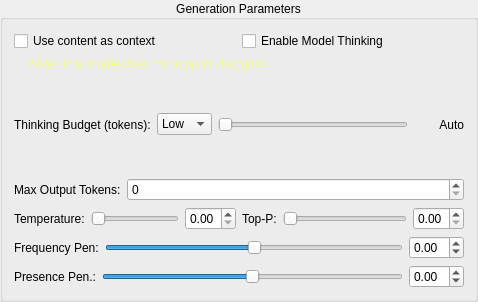
<?xml version="1.0" encoding="UTF-8"?>
<ui version="4.0">
    <class>GenerationParamsWidget</class>
    <widget class="QGroupBox" name="GenerationParamsWidget">
        <property name="geometry">
            <rect>
                <x>0</x>
                <y>0</y>
                <width>478</width>
                <height>302</height>
            </rect>
        </property>
        <property name="windowTitle">
            <string>GroupBox</string>
        </property>
        <property name="title">
            <string>Generation Parameters</string>
        </property>
        <property name="alignment">
            <set>Qt::AlignCenter</set>
        </property>
        <layout class="QGridLayout" name="gridLayout">
            <item row="0" column="0">
                <layout class="QHBoxLayout" name="horizontalLayout_2">
                    <item>
                        <widget class="QCheckBox" name="useContentContextCheck">
                            <property name="text">
                                <string>Use content as context</string>
                            </property>
                        </widget>
                    </item>
                    <item>
                        <widget class="QCheckBox" name="enable_thinking_check">
                            <property name="text">
                                <string>Enable Model Thinking</string>
                            </property>
                        </widget>
                    </item>
                </layout>
            </item>
            <item row="1" column="0">
                <widget class="QLabel" name="capability_notice_label">
                    <property name="styleSheet">
                        <string notr="true">color: #f1fa8c; font-style: italic;</string>
                    </property>
                    <property name="text">
                        <string>Note: This model does not support 'thoughts'.</string>
                    </property>
                    <property name="wordWrap">
                        <bool>true</bool>
                    </property>
                    <property name="margin">
                        <number>0</number>
                    </property>
                    <property name="indent">
                        <number>15</number>
                    </property>
                </widget>
            </item>
            <item row="2" column="0">
                <widget class="QWidget" name="thinking_budget_container" native="true">
                    <layout class="QHBoxLayout" name="horizontalLayout_3">
                        <property name="leftMargin">
                            <number>0</number>
                        </property>
                        <property name="topMargin">
                            <number>0</number>
                        </property>
                        <property name="rightMargin">
                            <number>0</number>
                        </property>
                        <property name="bottomMargin">
                            <number>0</number>
                        </property>
                        <item>
                            <widget class="QLabel" name="thinking_budget_label_for_layout">
                                <property name="text">
                                    <string>Thinking Budget (tokens):</string>
                                </property>
                            </widget>
                        </item>
                        <item>
                            <widget class="QStackedWidget" name="thinking_stacked_widget">
                                <property name="currentIndex">
                                    <number>0</number>
                                </property>
                                <widget class="QWidget" name="gemini_widget">
                                    <layout class="QHBoxLayout" name="gemini_budget_layout">
                                        <property name="leftMargin">
                                            <number>0</number>
                                        </property>
                                        <property name="topMargin">
                                            <number>0</number>
                                        </property>
                                        <property name="rightMargin">
                                            <number>0</number>
                                        </property>
                                        <property name="bottomMargin">
                                            <number>0</number>
                                        </property>
                                        <item>
                                            <widget class="QComboBox" name="gemini_level_combo">
                                                <property name="toolTip">
                                                    <string>Thinking Level (for Gemini 3+ models)</string>
                                                </property>
                                                <item>
                                                    <property name="text">
                                                        <string>Low</string>
                                                    </property>
                                                </item>
                                                <item>
                                                    <property name="text">
                                                        <string>High</string>
                                                    </property>
                                                </item>
                                            </widget>
                                        </item>
                                        <item>
                                            <widget class="QSlider" name="gemini_budget_slider">
                                                <property name="orientation">
                                                    <enum>Qt::Horizontal</enum>
                                                </property>
                                            </widget>
                                        </item>
                                        <item>
                                            <widget class="QLabel" name="gemini_budget_label">
                                                <property name="minimumSize">
                                                    <size>
                                                        <width>50</width>
                                                        <height>0</height>
                                                    </size>
                                                </property>
                                                <property name="text">
                                                    <string>Auto</string>
                                                </property>
                                                <property name="alignment">
                                                    <set>Qt::AlignRight|Qt::AlignTrailing|Qt::AlignVCenter</set>
                                                </property>
                                            </widget>
                                        </item>
                                    </layout>
                                </widget>
                                <widget class="QWidget" name="custom_widget"/>
                            </widget>
                        </item>
                    </layout>
                </widget>
            </item>
            <item row="3" column="0">
                <layout class="QVBoxLayout" name="verticalLayout_2">
                    <item>
                        <layout class="QFormLayout" name="formLayout">
                            <item row="0" column="0">
                                <widget class="QLabel" name="max_output_tokens_label">
                                    <property name="text">
                                        <string>Max Output Tokens:</string>
                                    </property>
                                </widget>
                            </item>
                            <item row="0" column="1">
                                <widget class="QSpinBox" name="max_tokens_spinbox">
                                    <property name="maximum">
                                        <number>1000000</number>
                                    </property>
                                    <property name="singleStep">
                                        <number>64</number>
                                    </property>
                                </widget>
                            </item>
                        </layout>
                    </item>
                    <item>
                        <layout class="QHBoxLayout" name="horizontalLayout">
                            <item>
                                <layout class="QFormLayout" name="formLayout_2">
                                    <item row="0" column="0">
                                        <widget class="QLabel" name="temperature_label">
                                            <property name="text">
                                                <string>Temperature:</string>
                                            </property>
                                        </widget>
                                    </item>
                                    <item row="0" column="1">
                                        <layout class="QHBoxLayout" name="temp_layout">
                                            <item>
                                                <widget class="QSlider" name="temp_slider">
                                                    <property name="maximum">
                                                        <number>200</number>
                                                    </property>
                                                    <property name="orientation">
                                                        <enum>Qt::Horizontal</enum>
                                                    </property>
                                                </widget>
                                            </item>
                                            <item>
                                                <widget class="QDoubleSpinBox" name="temp_spinbox">
                                                    <property name="decimals">
                                                        <number>2</number>
                                                    </property>
                                                    <property name="maximum">
                                                        <double>2.000000000000000</double>
                                                    </property>
                                                    <property name="singleStep">
                                                        <double>0.010000000000000</double>
                                                    </property>
                                                </widget>
                                            </item>
                                        </layout>
                                    </item>
                                </layout>
                            </item>
                            <item>
                                <layout class="QFormLayout" name="formLayout_3">
                                    <item row="0" column="0">
                                        <widget class="QLabel" name="top_p_label">
                                            <property name="text">
                                                <string>Top-P:</string>
                                            </property>
                                        </widget>
                                    </item>
                                    <item row="0" column="1">
                                        <layout class="QHBoxLayout" name="top_p_layout">
                                            <item>
                                                <widget class="QSlider" name="top_p_slider">
                                                    <property name="maximum">
                                                        <number>100</number>
                                                    </property>
                                                    <property name="orientation">
                                                        <enum>Qt::Horizontal</enum>
                                                    </property>
                                                </widget>
                                            </item>
                                            <item>
                                                <widget class="QDoubleSpinBox" name="top_p_spinbox">
                                                    <property name="decimals">
                                                        <number>2</number>
                                                    </property>
                                                    <property name="maximum">
                                                        <double>1.000000000000000</double>
                                                    </property>
                                                    <property name="singleStep">
                                                        <double>0.010000000000000</double>
                                                    </property>
                                                </widget>
                                            </item>
                                        </layout>
                                    </item>
                                </layout>
                            </item>
                        </layout>
                    </item>
                    <item>
                        <layout class="QVBoxLayout" name="verticalLayout">
                            <item>
                                <layout class="QFormLayout" name="formLayout_4">
                                    <item row="0" column="1">
                                        <layout class="QHBoxLayout" name="freq_penalty_layout">
                                            <item>
                                                <widget class="QSlider" name="freq_penalty_slider">
                                                    <property name="minimum">
                                                        <number>-200</number>
                                                    </property>
                                                    <property name="maximum">
                                                        <number>200</number>
                                                    </property>
                                                    <property name="orientation">
                                                        <enum>Qt::Horizontal</enum>
                                                    </property>
                                                </widget>
                                            </item>
                                            <item>
                                                <widget class="QDoubleSpinBox" name="freq_penalty_spinbox">
                                                    <property name="decimals">
                                                        <number>2</number>
                                                    </property>
                                                    <property name="minimum">
                                                        <double>-2.000000000000000</double>
                                                    </property>
                                                    <property name="maximum">
                                                        <double>2.000000000000000</double>
                                                    </property>
                                                    <property name="singleStep">
                                                        <double>0.010000000000000</double>
                                                    </property>
                                                </widget>
                                            </item>
                                        </layout>
                                    </item>
                                    <item row="0" column="0">
                                        <widget class="QLabel" name="frequency_penalty_label">
                                            <property name="text">
                                                <string>Frequency Pen:</string>
                                            </property>
                                        </widget>
                                    </item>
                                </layout>
                            </item>
                            <item>
                                <layout class="QFormLayout" name="formLayout_5">
                                    <item row="0" column="0">
                                        <widget class="QLabel" name="presence_penalty_label">
                                            <property name="text">
                                                <string>Presence Pen.:</string>
                                            </property>
                                        </widget>
                                    </item>
                                    <item row="0" column="1">
                                        <layout class="QHBoxLayout" name="pres_penalty_layout">
                                            <item>
                                                <widget class="QSlider" name="pres_penalty_slider">
                                                    <property name="minimum">
                                                        <number>-200</number>
                                                    </property>
                                                    <property name="maximum">
                                                        <number>200</number>
                                                    </property>
                                                    <property name="orientation">
                                                        <enum>Qt::Horizontal</enum>
                                                    </property>
                                                </widget>
                                            </item>
                                            <item>
                                                <widget class="QDoubleSpinBox" name="pres_penalty_spinbox">
                                                    <property name="decimals">
                                                        <number>2</number>
                                                    </property>
                                                    <property name="minimum">
                                                        <double>-2.000000000000000</double>
                                                    </property>
                                                    <property name="maximum">
                                                        <double>2.000000000000000</double>
                                                    </property>
                                                    <property name="singleStep">
                                                        <double>0.010000000000000</double>
                                                    </property>
                                                </widget>
                                            </item>
                                        </layout>
                                    </item>
                                </layout>
                            </item>
                        </layout>
                    </item>
                </layout>
            </item>
        </layout>
    </widget>
    <resources/>
    <connections/>
</ui>
